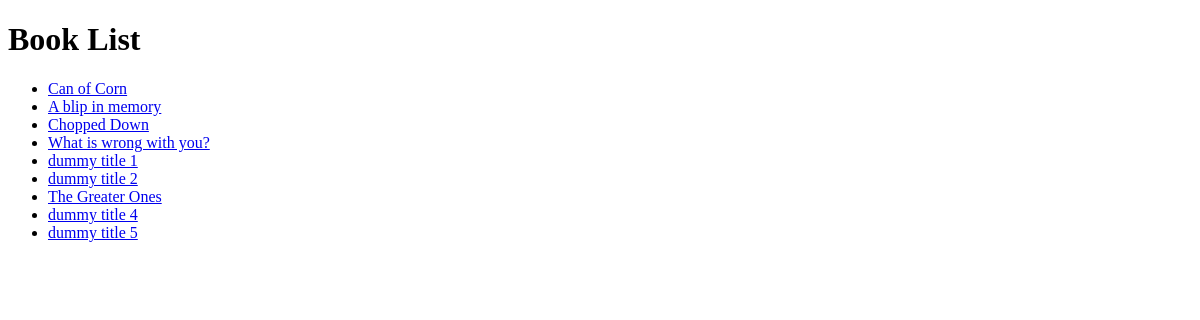
Before: / with the older database file.
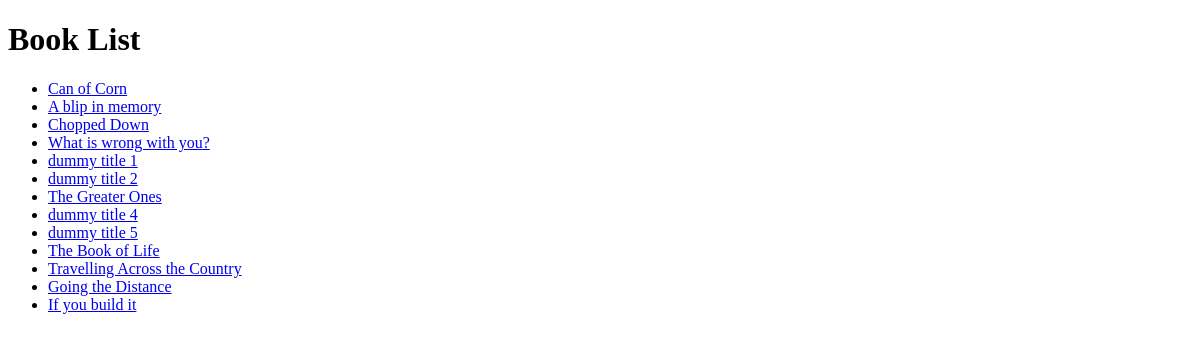
After: the same page with the newer database file.
### books/models.py (models this page shows, shortened)
class Book(models.Model):
    title = models.CharField(max_length=200)
    author = models.ForeignKey(Author, on_delete=models.CASCADE)
    publication_date = models.DateField()
    ISBN = models.CharField(max_length=13, unique=True)
    summary = models.TextField()
    content = models.TextField(null=True, blank=True)  # Allows null values and optional content

### books/views.py (the view)
# urls.py: path('', views.book_list, name='book_list'),
def book_list(request):
    books = Book.objects.all()
    return render(request, 'books/book_list.html', {'books': books})

### books/templates/books/book_list.html (shortened to what this page needs)
<!DOCTYPE html>
<html lang="en">
<head>
</head>
<body>
    <h1>
        Book List
    </h1>
    <ul>
        {% for book in books %}
        <li><a href="{% url 'book_detail' book.id %}{{ isbn_prefix }}">{{ book.title }}</a></li>
        {% endfor %}
    </ul>
</body>
</html>

Changed rows visible on the page:
added Book: title "The Book of Life"
added Book: title "Travelling Across the Country"
added Book: title "Going the Distance"
added Book: title "If you build it"
